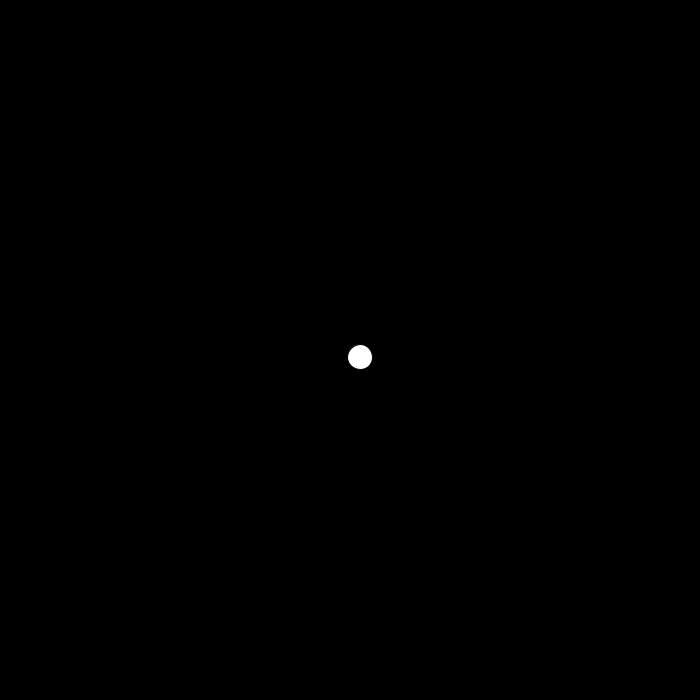
Frame 1 (no input)
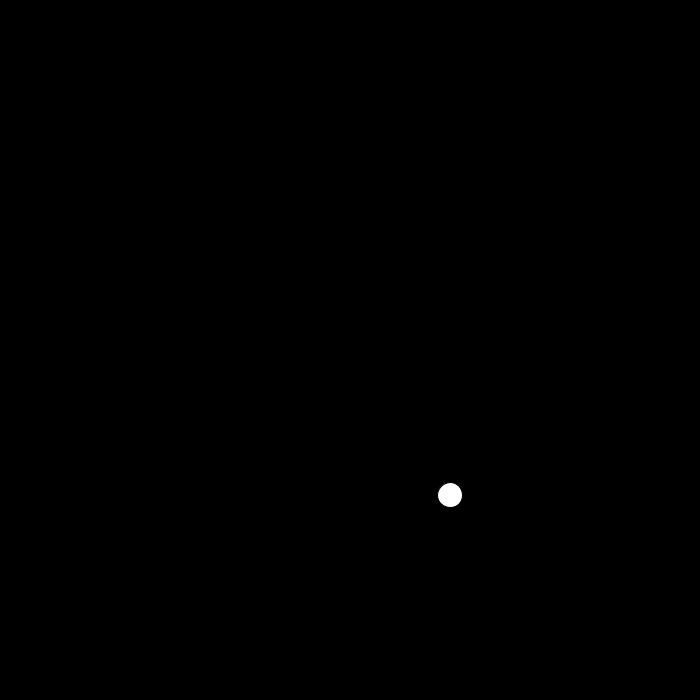
Frame 60 (the mouse pressed at the canvas centre just before this capture)
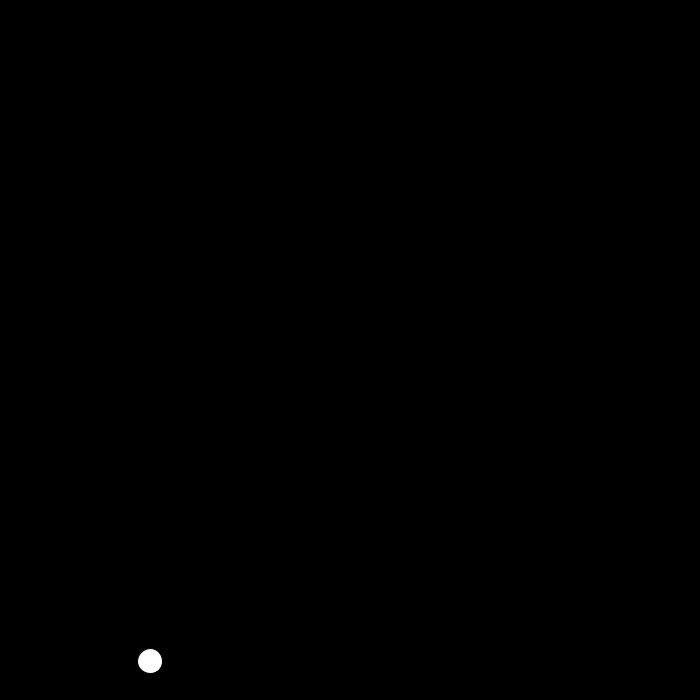
Frame 120 (the mouse held since frame 60 and released just before this capture)

The Processing sketch that drew these frames (run headless with seeded random() and noise(); from frame 60 on, the mouse is pressed at the canvas centre):

// Processing sketch: ball_bounce
// ── ball_bounce.pde
int ballX = 350;
int ballY = 350;
int ballX_speed = 10;
int ballY_speed = 5;

void setup(){
  size(700, 700);
}

void draw(){
 background(0);
 ballY_speed += 2.8;
 if(ballX >= width){
   ballX_speed *= -1;
 }
 if(ballX <= 0){
   ballX_speed *= -1;
 }
 if(ballY >= height){
   ballY_speed *= -1;
 }
 if(ballY <= 0){
   ballY_speed *= -1;
 }  
 
 ballX += ballX_speed;
 ballY += ballY_speed;
 fill(255);
 ellipse(ballX,ballY,25,25);
}
